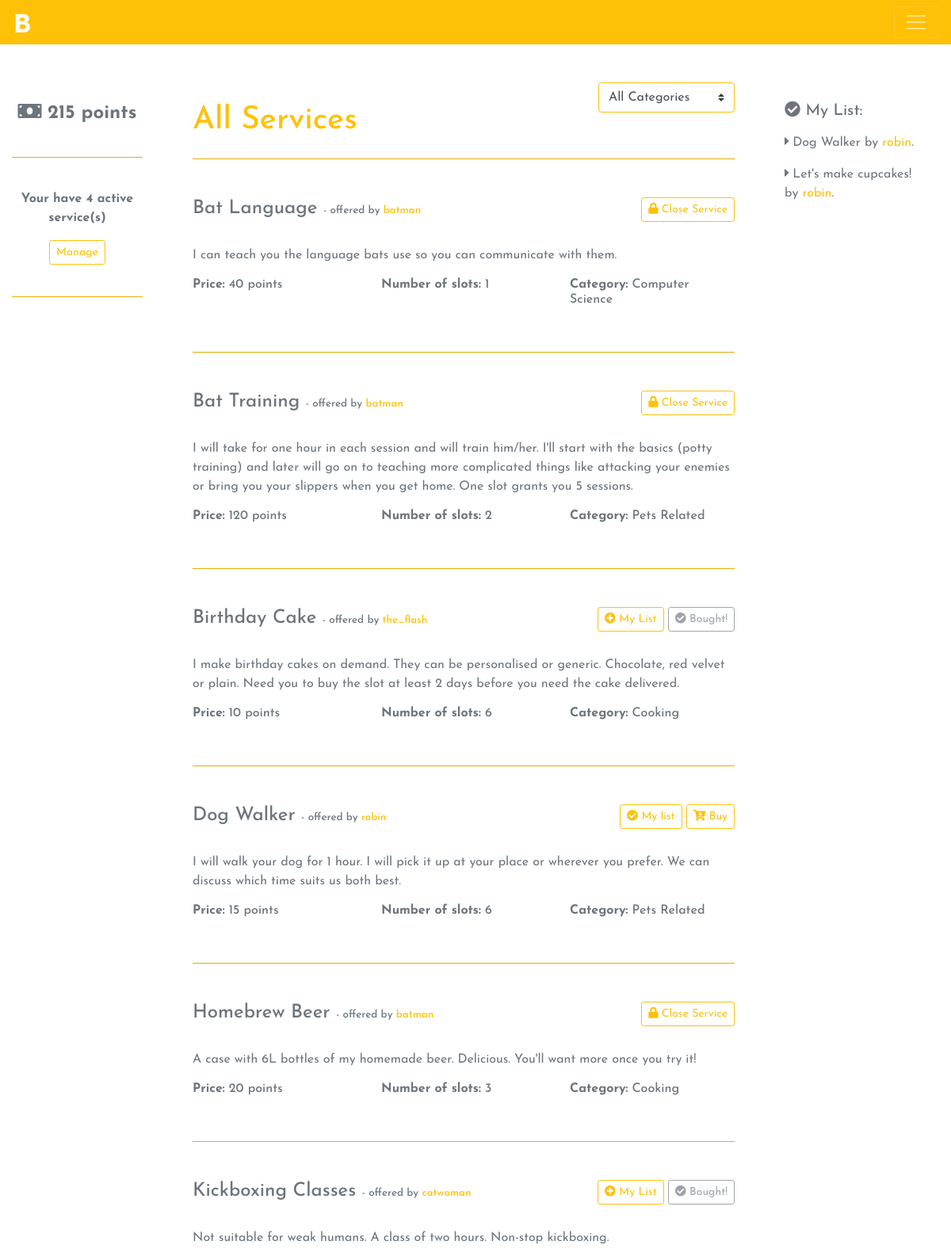
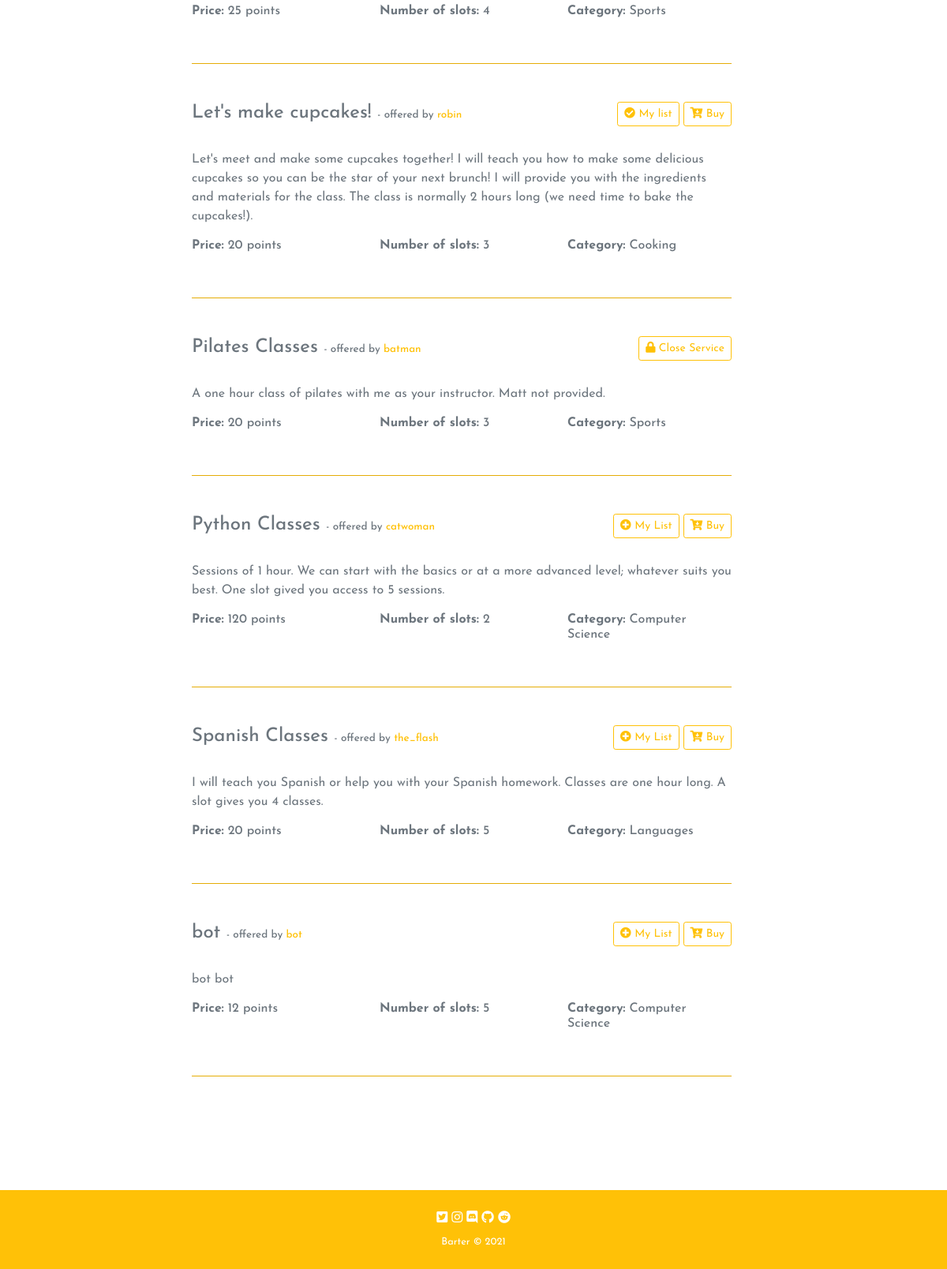
/barter/explore (signed in), run on the app's committed database (2 pictures, top to bottom).
### barter/models.py (models this page shows, shortened)
class User(AbstractUser):
    bio = models.TextField(max_length=300, blank=True)
    points = models.IntegerField(default="100")

class Service(models.Model):
    user_id = models.ForeignKey("User", on_delete=models.CASCADE, related_name="user_id_services")
    name = models.CharField(max_length=64)
    status = models.BooleanField(default=True)
    description = models.TextField(max_length=300)
    category = models.ForeignKey(Category, on_delete=models.CASCADE, related_name="category_name")
    price = models.IntegerField()
    slots = models.IntegerField(default=1)
    watchedby = models.ManyToManyField(User, blank=True, related_name="watchedby")

class Category(models.Model):
    category = models.CharField(max_length=64)
    def __str__(self):
        return f"{self.category}"

### barter/views.py (the view)
# urls.py: path("barter/explore", views.explore, name="explore"),
@login_required
def explore(request):
    services = Service.objects.filter(status=True).order_by('name')
    categories = Category.objects.all().order_by('category')
    userinfo = User.objects.get(username=request.user)
    purchases = Purchase.objects.filter(user_id=userinfo)
    purchases_list = []
    for purchase in purchases:
        purchases_list.append(purchase.service_id.id)
    user_services = Service.objects.filter(user_id=userinfo, status=True).count()
    watchlist = userinfo.watchedby.all().order_by('name')
    return render(request, "barter/explore.html", {
        "services": services,
        "categories": categories,
        "userinfo": userinfo,
        "purchases": purchases,
        "purchases_list": purchases_list,
        "user_services": user_services,
        "watchlist": watchlist
    })

### barter/templates/barter/explore.html (shortened to what this page needs)
{% extends "barter/layout.html" %}
{% load static %}
{% block body %}
    <div class="container-fluid row">
        <div class="col-lg-2 col-sm-12 text-center flex-container pt-5">
            <h4 class="py-4"><i class="fas fa-money-bill"></i> <b>{{ userinfo.points }} points</b></h4>
            <hr>
            <p class="font-weight-bold py-4">Your have {{ user_services }} active service(s)<br>
            <a href="{% url 'profile' user.username %}" class="btn btn-outline-warning btn-sm mt-3 manage">Manage</a></p>
            <hr>
        </div>
        <div class="col-lg-8 col-sm-12 p-5">
            <div class="float-right">
                <form id="categoryfilter">
                    <div class="form-group">
                        <select class="form-control form-control-sm custom-select" id="categoryselect">
                            <option value="all">All Categories</option>
                        </select>
                    </div>
                </form>
            </div>
            <h1 class="my-4 text-warning" id="exploreh1">All Services</h1>
            <hr class="mb-5">
            {% for service in services %}
                <div class="categorydiv" name="{{ service.category }}">
                    <div class="row my-4">
                        <div class="col-sm-8">
                            <h4>{{ service.name }} <span class="smallest">- offered by <a href="{% url 'profile' service.user_id %}">{{ service.user_id }}</a></span></h4>
                        </div>
                        <div class="col-sm-4 text-right">
                            {% if user == service.user_id %}
                                <button data-serviceid="{{ service.id }}" class="btn btn-outline-warning btn-sm closeservice"><i class="fas fa-lock"></i> Close Service</button>
                            {% else %}
                                {% if user in service.watchedby.all %}
                                    <button data-serviceid="{{ service.id }}" class="btn btn-outline-warning btn-sm list-remove"><i class="fas fa-check-circle"></i> My list</button>
                                {% else %}
                                    <button data-serviceid="{{ service.id }}" class="btn btn-outline-warning btn-sm list-add"><i class="fas fa-plus-circle"></i> My List</button>
                                {% endif %}
                                {% if service.id in purchases_list %}
                                    <button class="btn btn-outline-secondary btn-sm disabled buy-disabled"><i class="fas fa-check-circle"></i> Bought!</button>
                                {% else %}
                                    <button data-serviceid="{{ service.id }}" class="btn btn-outline-warning btn-sm buy-now"><i class="fas fa-cart-arrow-down"></i> Buy</button>
                                {% endif %}
                            {% endif %}
                        </div>
                    </div>
                    <p class="mb-3">{{ service.description }}</p>
                    <div class="row">
                        <div class="col-sm-4">
                            <h6><b>Price:</b> {{ service.price }} points</h6>
                        </div>
                        <div class="col-sm-4">
                            <h6><b>Number of slots:</b> {{ service.slots }}</h6>
                        </div>
                        <div class="col-sm-4">
                            <h6><b>Category:</b> {{ service.category }}</h6>
                        </div>
                    </div>
                    <hr class="my-5">
                </div>
            {% endfor %}
        </div>
        <div class="col-lg-2 col-sm-12 pt-5">
            <h5 class="pb-2 pt-4"><i class="fas fa-check-circle"></i> My List:</h5>
            {% for item in watchlist %}
                <p><i class="fas fa-caret-right"></i> {{ item.name }} by <a href="{% url 'profile' item.user_id %}">{{ item.user_id }}</a>.</p>
            {% empty %}
                <p class="small">You don't have any services on your list.</p>
            {% endfor %}
        </div>
    </div>
{% endblock %}

### barter/templates/barter/layout.html (shortened to what this page needs)
{% load static %}
<!DOCTYPE html>
<html lang="en">
    <head>
        <link rel="stylesheet" href="https://stackpath.bootstrapcdn.com/bootstrap/4.4.1/css/bootstrap.min.css">
        <link href="{% static 'barter/styles.css' %}" rel="stylesheet">
        <link rel="stylesheet" href="https://use.fontawesome.com/releases/v5.7.0/css/all.css">
    </head>
    <body class="d-flex flex-column min-vh-100 text-secondary">
        <nav class="navbar  bg-warning navbar-dark font-weight-bold">
            <a class="navbar-brand" href="{% url 'index' %}"><img src="{% static 'barter/logo-white-xs.png' %}" class="logonav"></a>
            {% if user.is_authenticated %}
            <button class="navbar-toggler" type="button" data-toggle="collapse" data-target="#collapsibleNavbar">
                <span class="navbar-toggler-icon"></span>
            </button>
            {%endif %}
          </nav>
        <div class="body mb-5">
            {% block body %}
            {% endblock %}
        </div>
        <footer class="bg-warning text-white text-center mt-auto p-4">
            <i class="fab fa-twitter-square"></i>
            <i class="fab fa-instagram"></i>
            <i class="fab fa-discord"></i>
            <i class="fab fa-github"></i>
            <i class="fab fa-reddit"></i>
            <p class="small mt-2">Barter &#169; 2021</p>
        </footer>
    </body>
</html>

### barter/static/barter/styles.css (style rules this page uses)
:root { --colorwarning: #ffc107; --colorsecondary: #6c757d; }
body { font-family: 'Josefin Sans', sans-serif; }
.logonav { width: 50%; }
a { color: var(--colorwarning); }
hr { background-color: var(--colorwarning) !important; }
.categorydiv { display: block; }
select { border-color: var(--colorwarning) !important; }
.smallest { font-size: 56%; }
footer { height: 100px; color: rgba(0,0,0,.5); }

### data on the page
User: points "215"
Service: name "Bat Language", user_id "batman", description "I can teach you the language bats use so you can communicate with them.", price "40", slots "1", category "Computer Science"
Service: name "Bat Training", user_id "batman", description "I will take for one hour in each session and will train him/her. I'll start with the basics (potty training) and later will go on to teaching more complicated things like attacking your enemies or bring you your slippers when you get home. One slot grants you 5 sessions.", price "120", slots "2", category "Pets Related"
Service: name "Birthday Cake", user_id "the_flash", shows "Bought!", description "I make birthday cakes on demand. They can be personalised or generic. Chocolate, red velvet or plain. Need you to buy the slot at least 2 days before you need the cake delivered.", price "10", slots "6", category "Cooking"
Service: name "Dog Walker", user_id "robin", description "I will walk your dog for 1 hour. I will pick it up at your place or wherever you prefer. We can discuss which time suits us both best.", price "15", slots "6", category "Pets Related"
Service: name "Homebrew Beer", user_id "batman", description "A case with 6L bottles of my homemade beer. Delicious. You'll want more once you try it!", price "20", slots "3", category "Cooking"
Service: name "Kickboxing Classes", user_id "catwoman", shows "Bought!", description "Not suitable for weak humans. A class of two hours. Non-stop kickboxing.", price "25", slots "4", category "Sports"
Service: name "Let's make cupcakes!", user_id "robin", description "Let's meet and make some cupcakes together! I will teach you how to make some delicious cupcakes so you can be the star of your next brunch! I will provide you with the ingredients and materials for the class. The class is normally 2 hours long (we need time to bake the cupcakes!).", price "20", slots "3", category "Cooking"
Service: name "Pilates Classes", user_id "batman", description "A one hour class of pilates with me as your instructor. Matt not provided.", price "20", slots "3", category "Sports"
Service: name "Python Classes", user_id "catwoman", description "Sessions of 1 hour. We can start with the basics or at a more advanced level; whatever suits you best. One slot gived you access to 5 sessions.", price "120", slots "2", category "Computer Science"
Service: name "Spanish Classes", user_id "the_flash", description "I will teach you Spanish or help you with your Spanish homework. Classes are one hour long. A slot gives you 4 classes.", price "20", slots "5", category "Languages"
Service: name "bot", user_id "bot", description "bot bot", price "12", slots "5", category "Computer Science"

### other printed values
{{ user_services }} "4"
